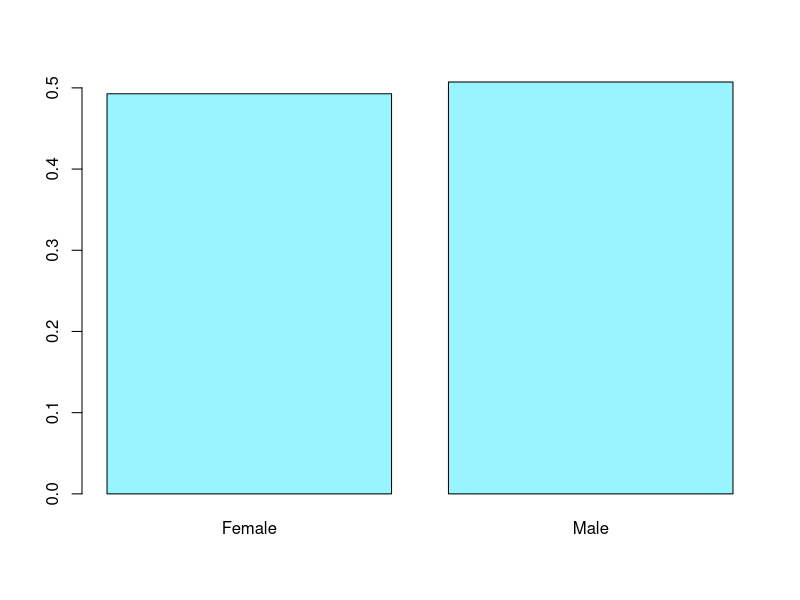
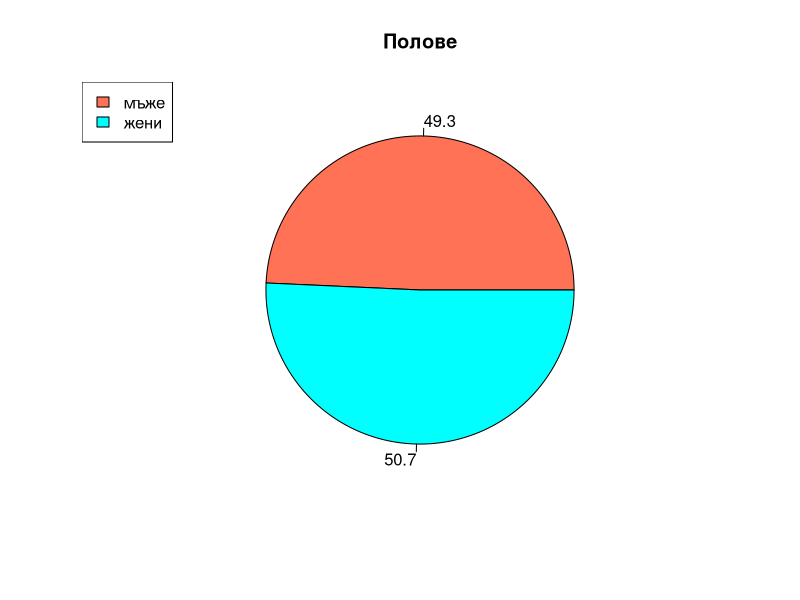
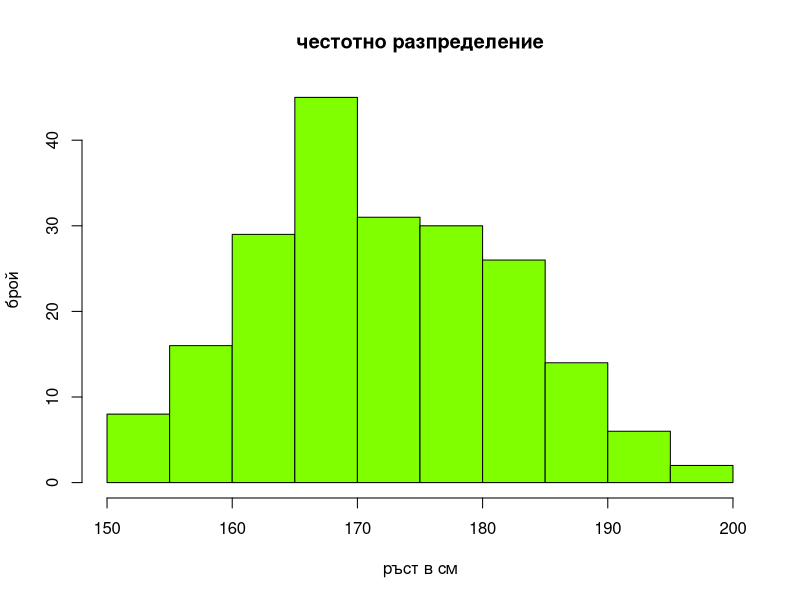
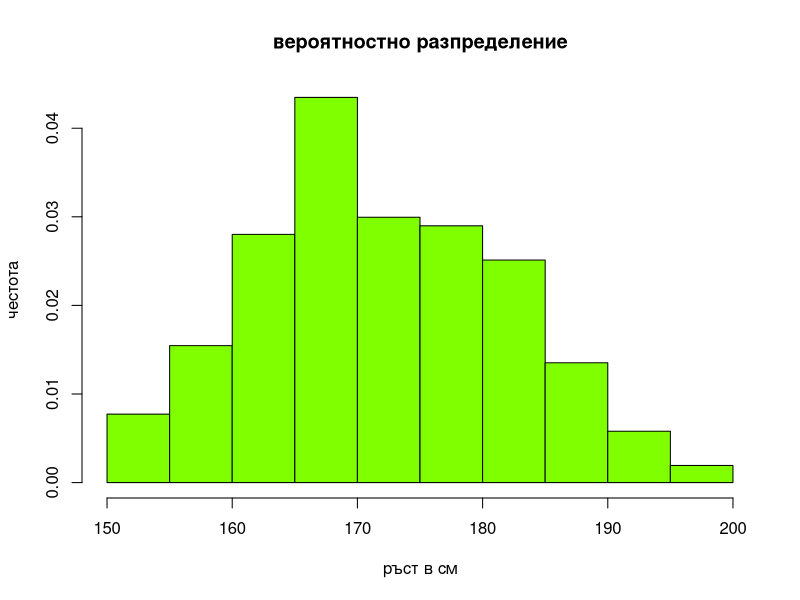
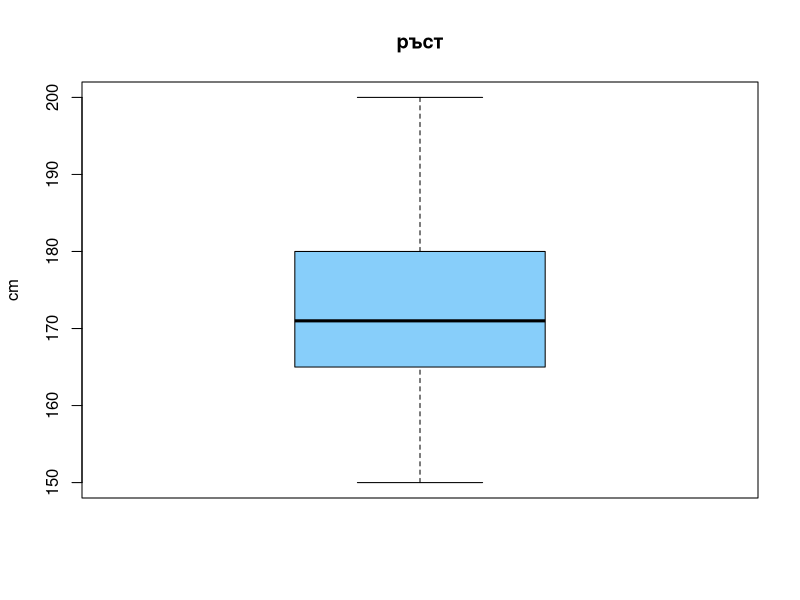
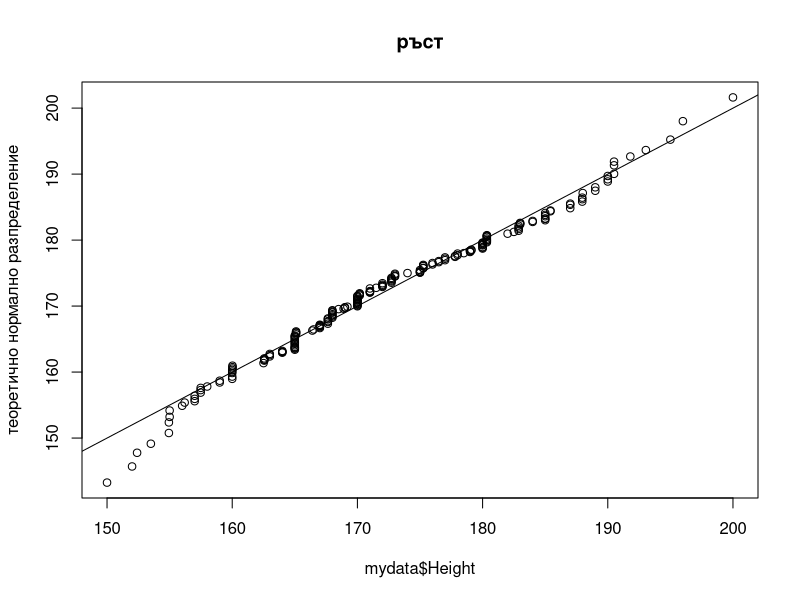
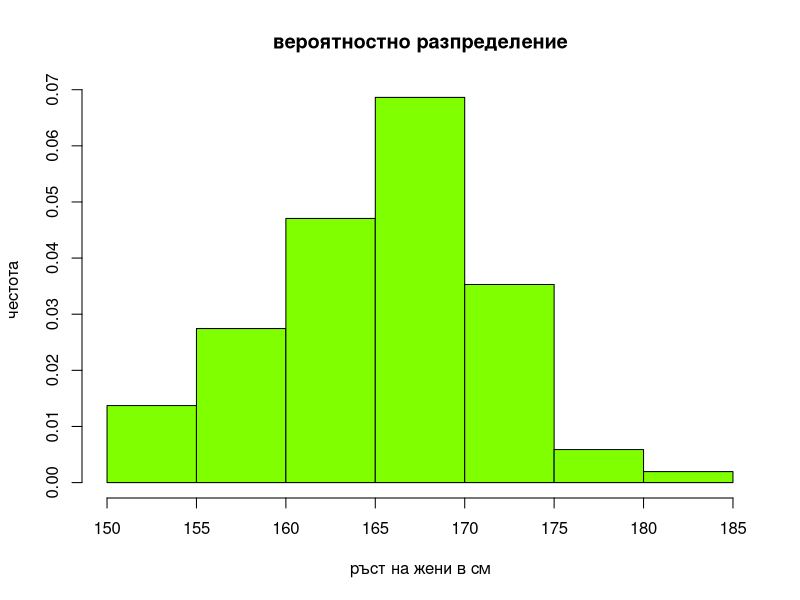
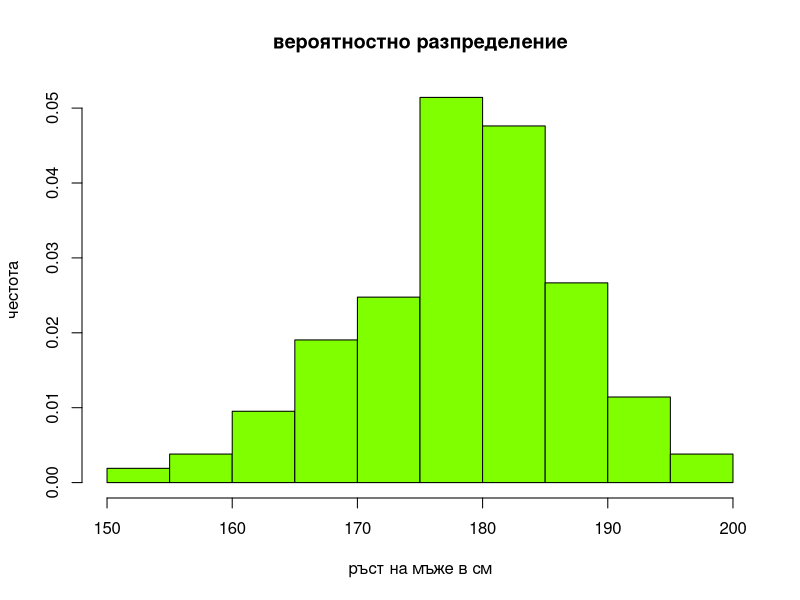

R code for these plots, in order: (Note: this script raises an error after producing the figures.)
# TODO 
# 
# 


# all columns in dataframe survey
# Sex, Wr.Hnd, NW.Hnd, W.Hnd, Fold, Pulse, Clap, Exer, Smoke, Height, M.I, Age

# wanted columns
# Sex(cat), Wr.Hnd(num cont), Pulse(num cont), Exer(cat), Smoke(cat), Height(num cont), Age(num cont)
 

# from the package MASS we are using the dataset survey
install.packages("MASS")

library("MASS") # or require("MASS")

# getting the wanted columns and removing NA values
columns_to_keep <- c("Sex", "Wr.Hnd", "Height")
mydata <- survey[columns_to_keep]

mydata <- subset(mydata, !is.na(mydata$Sex) & 
                                        !is.na(mydata$Wr.Hnd) & 
                                        !is.na(mydata$Height))

# rename column
colnames(mydata)[2] <- "Handspan"

# to write to csv file
write.csv(mydata, 'D:\\surveyData.csv', row.names = FALSE)

# exercise, age, pulse
survey_observations <- dim(survey)[1]
survey_observations_ <- dim(mydata)[1]


# 0. Анализ на една променлива
    # Sex (категорийна)
        # summary
        summary(mydata$Sex)

        # barplot
        table_sex <- table(mydata$Sex)
        barplot(height = prop.table(table(mydata$Sex)), col = "cadetblue1")

        # piechart
        percents <- round(100*table_sex / sum(table_sex), 1)
        colors <- c("coral1", "cyan1")

        pie(x = table_sex, main = "Полове", labels = percents, col = colors)
        legend(x = "topleft", legend = c("мъже", "жени"), cex = 1, fill = colors)

        # резултатите показват, че разпределението е поравно между момичетата и момчетата

    # Height (числова непрекъсната)
        # summary
        summary(mydata$Height)

        # hist
        hist(mydata$Height, main = "честотно разпределение", xlab = "ръст в см", ylab = "брой", col = "chartreuse1")
        hist(mydata$Height, main = "вероятностно разпределение", xlab = "ръст в см", ylab = "честота",
            col = "chartreuse1", prob = T)

        # boxplot
        boxplot(mydata$Height, main = "ръст", ylab = "cm", col = "lightskyblue")

        # qqplot
        set.seed(9504)
        height_normal_distrib <- rnorm(n = 1000, mean = mean(mydata$Height), sd = sd(mydata$Height))
        qqplot(mydata$Height, height_normal_distrib, main = "ръст", ylab = "теоретично нормално разпределение")
        abline(a = 0, b = 1)

        # tests
        alpha <- 0.05

        # for normal distribution
        shapiro.test(mydata$Height)

        fem_heights <- mydata$Height[which(mydata$Sex == 'Female')]
        male_heights <- mydata$Height[which(mydata$Sex == 'Male')]

        shapiro.test(fem_heights) 
        # 0.1313

        shapiro.test(male_heights)
        # 0.7162

        t.test(fem_heights, male_heights)

        hist(fem_heights, main = "вероятностно разпределение", xlab = "ръст на жени в см", ylab = "честота",
            col = "chartreuse1", prob = T)

        hist(male_heights, main = "вероятностно разпределение", xlab = "ръст на мъже в см", ylab = "честота",
            col = "chartreuse1", prob = T)


    # Handspan (числова непрекъсната)
        # summary
        summary(mydata$Handspan)
        hist(mydata$Handspan, main = "честотно разпределение", xlab = "педя в см", ylab = "брой", col = "chartreuse1")
        hist(mydata$Handspan, main = "вероятностно разпределение", xlab = "педя в см", ylab = "честота",
            col = "chartreuse1", prob = T)

        # boxplot
        boxplot(mydata$Handspan, main = "педя", ylab = "cm", col = "lightskyblue")

        # qqplot
        set.seed(9504)
        handspan_normal_distrib <- rnorm(n = 1000, mean = mean(mydata$Handspan), sd = sd(mydata$Handspan))
        qqplot(mydata$Handspan, handspan_normal_distrib, main = "педя", ylab = "теоретично нормално разпределение")
        abline(a = 0, b = 1)

        # tests
        alpha <- 0.05

        # for normal distribution
        shapiro.test(mydata$Handspan)

        fem_handspan <- mydata$Handspan[which(mydata$Sex == 'Female')]
        male_handspan <- mydata$Handspan[which(mydata$Sex == 'Male')]

        shapiro.test(fem_handspan)
        # 0.002367

        shapiro.test(male_handspan)
        # 0.06273

        t.test(fem_handspan, male_handspan)

        hist(fem_handspan, main = "вероятностно разпределение", xlab = "педя в см", ylab = "честота",
            col = "chartreuse1", prob = T)

        hist(male_handspan, main = "вероятностно разпределение", xlab = "педя в см", ylab = "честота",
            col = "chartreuse1", prob = T)

# 2. Категорийни (обясняващи) VS числови (зависими)
        
    boxplot(mydata$Height ~ mydata$Sex)
    boxplot(mydata$Handspan ~ mydata$Sex)

# 4. Числови (обясняващи) VS числови (зависими)

    plot(mydata$Handspan, mydata$Height)

    rho <- round(cor(mydata$Height, mydata$Handspan, method = "pearson"), 3)

    plot(fem_handspan, fem_heights)
    plot(male_handspan, male_heights)

    rho_females <- round(cor(fem_handspan, fem_heights, method = "spearman"), digits = 3)
    rho_males <- round(cor(male_handspan, male_heights, method = "pearson"), digits = 3)

    abs(rho)
    abs(rho_females)
    abs(rho_males)


##################

# 1. Категорийни (обясняващи) VS категорийни (зависими)
barplot(prop.table(x = table(mydata$Exer, mydata$Sex), margin = 2), legend.text = T)

barplot(prop.table(x = table(survey$Exer, survey$Sex), margin = 2), legend.text = T)
barplot(prop.table(x = table(survey$Sex, survey$Exer), margin = 2), legend.text = T)


# old ideas #######################
# have to remove na
sexes <- survey$Sex
heights <- survey$Height
handWidth <- survey$Wr.Hnd

hist(heights)
mean(heights, na.rm = T)
sd(heights, na.rm = T)

hist(handWidth)
mean(handWidth, na.rm = T)
sd(handWidth, na.rm = T)

students <- data.frame(sexes, heights, handWidth)

t1 <- boxplot(students$heights ~ students$sexes)
t2 <- boxplot(students$handWidth ~ students$sexes)






